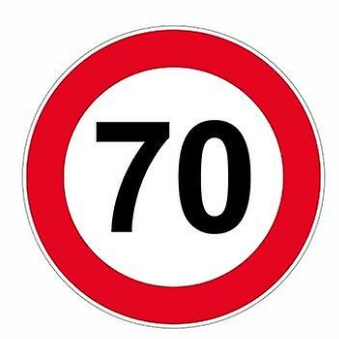
#> input picture test/70kmh.jpg, 339 x 339 px; its folder holds 4 pictures in this run
$ python testview.py
#> lines starting #> are read from the running program, lines starting #| are printed output that depends on the picture
import os
import matplotlib.pyplot as plt
import matplotlib.image as mpimg


def visualize_images(directory):
    # Get all image file names in the directory
#> called with directory = 'test'
    image_files = [
        file
        for file in os.listdir(directory)
        if file.endswith((".jpg", ".jpeg", ".png",".PNG"))
    ]

    # Calculate the number of rows and columns for the grid
    num_images = len(image_files)
    num_cols = int(num_images**0.5)
    num_rows = (num_images // num_cols) + int(num_images % num_cols > 0)

    # Set up the figure and subplots
    fig, axes = plt.subplots(num_rows, num_cols, figsize=(12, 12))

    # Iterate over image files and display them in the subplots
    for i, file in enumerate(image_files):
        img_path = os.path.join(directory, file)
        image = mpimg.imread(img_path)
#> image is the input picture: shape (339, 339, 4) float32; mean R, G, B, A 0.882, 0.66, 0.685, 1

        axes.flatten()[i].imshow(image)
        axes.flatten()[i].axis("off")

        # Add the file name as a text annotation
        filename = os.path.splitext(file)[0]
        axes.flatten()[i].text(
            0.5,
            -0.1,
            filename,
            transform=axes.flatten()[i].transAxes,
            fontsize=8,
            ha="center",
            color="white",
            backgroundcolor="black",
        )

    # Remove any empty subplots
    if num_images < len(axes.flatten()):
        for j in range(num_images, len(axes.flatten())):
            fig.delaxes(axes.flatten()[j])

    # Show the grid of images
    plt.tight_layout()
    plt.savefig("TESTview.png")
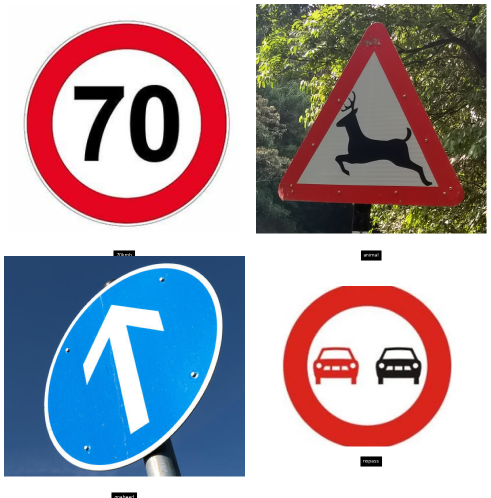
#> figure drawn by matplotlib, 4 panels


# Specify the directory containing the images
image_directory = "test"

# Call the function to visualize the images
visualize_images(image_directory)
